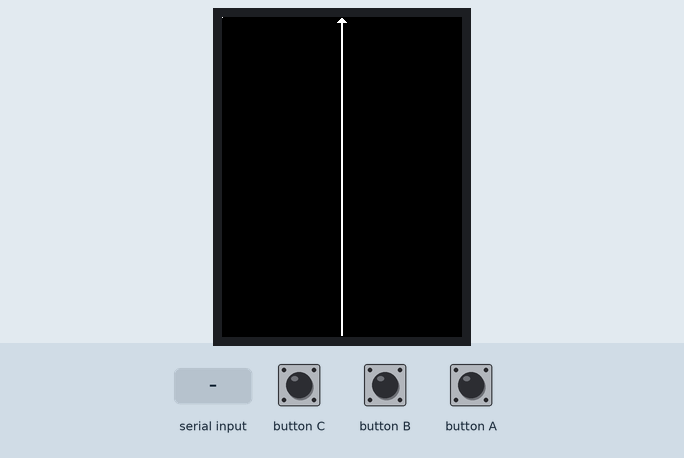
Recording of a sketch running on a simulated ESP32. Parts: 240×320 colour display. Inputs (shaded band) come from the test bench. What the sketch prints to the serial monitor is not drawn.

Above: at 1.4 s.
1.5 s: "c90\n" received over Serial
4.5 s: button C pressed for 0.15 s
At 6.0 s:
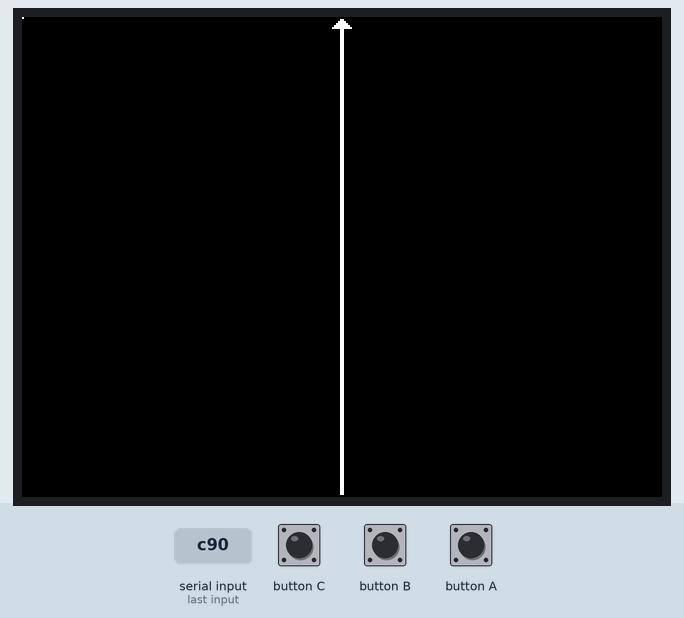
Timing chart, 0 to 7.5 s (numbered marks = the images above; inputs shaded):
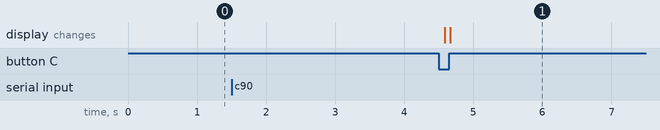

Measured:
- after the input at 1.5 s, every drawn part: stays the same

The sketch:

check5_orientation.ino
```cpp
// Bench check 5 (docs/hardware.md §9): matrix orientation vs buttons and USB-C.
//
// Draws an arrow pointing at the panel's "top" edge for the current
// M5.Display rotation, plus a single pixel in the top-left corner, and logs
// which of BtnA/B/C/PWR is pressed so the physical keys can be named.
//
// Serial: 0..3 = setRotation(n) and redraw, c = cycle rotations 3 s each.
// Starts at rotation 0.
#include <M5Unified.h>

static int s_rot = 0;

static void draw() {
  M5.Display.setRotation(s_rot);
  M5.Display.startWrite();
  M5.Display.fillScreen(TFT_BLACK);
  int w = M5.Display.width(), h = M5.Display.height();
  // arrow: shaft from the bottom to the top edge, head at the top
  M5.Display.drawFastVLine(w / 2, 3, h - 4, TFT_WHITE);
  M5.Display.drawFastVLine(w / 2 - 1, 3, h - 4, TFT_WHITE);
  for (int i = 0; i < 5; ++i) M5.Display.drawFastHLine(w / 2 - 1 - i, 1 + i, 2 + 2 * i, TFT_WHITE);
  M5.Display.drawPixel(0, 0, TFT_WHITE);  // top-left marker
  M5.Display.endWrite();
  Serial.printf("rotation %d: %dx%d, arrow points to the panel's top edge; dot = top-left\n", s_rot, w, h);
}

void setup() {
  auto cfg = M5.config();
  cfg.serial_baudrate = 115200;
  cfg.internal_imu = false;
  M5.begin(cfg);
  M5.Display.setBrightness(48);
  draw();
}

void loop() {
  M5.update();
  if (M5.BtnA.wasPressed()) Serial.println("BTN A (KEY1) pressed");
  if (M5.BtnB.wasPressed()) Serial.println("BTN B (KEY2) pressed");
  if (M5.BtnC.wasPressed()) Serial.println("BTN C (KEY3) pressed");
  if (M5.BtnPWR.wasClicked()) Serial.println("BTN PWR clicked");
  while (Serial.available()) {
    int c = Serial.read();
    if (c >= '0' && c <= '3') { s_rot = c - '0'; draw(); }
    else if (c == 'c') for (int r = 0; r < 4; ++r) { s_rot = r; draw(); delay(3000); }
  }
  delay(10);
}
```
